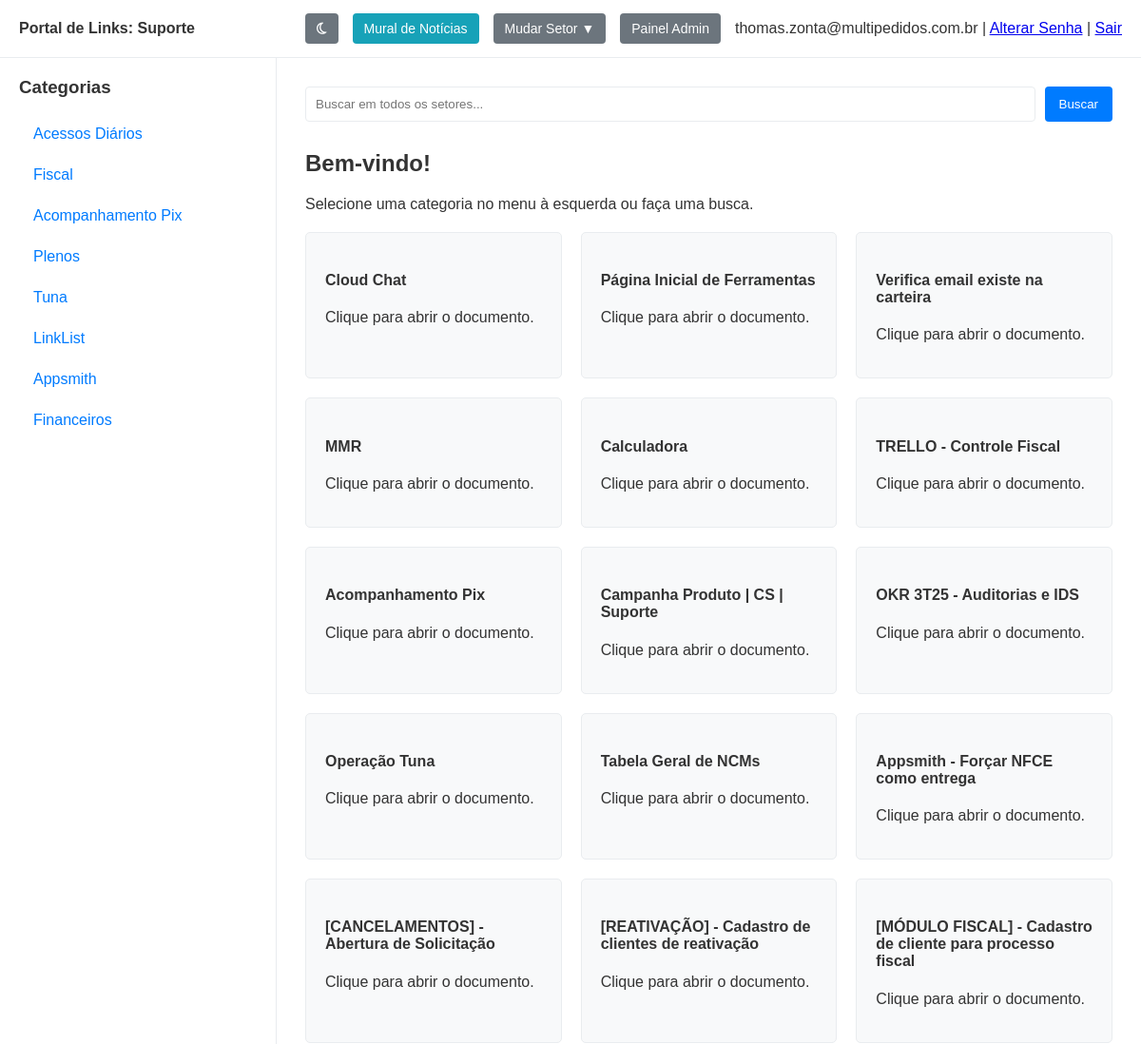
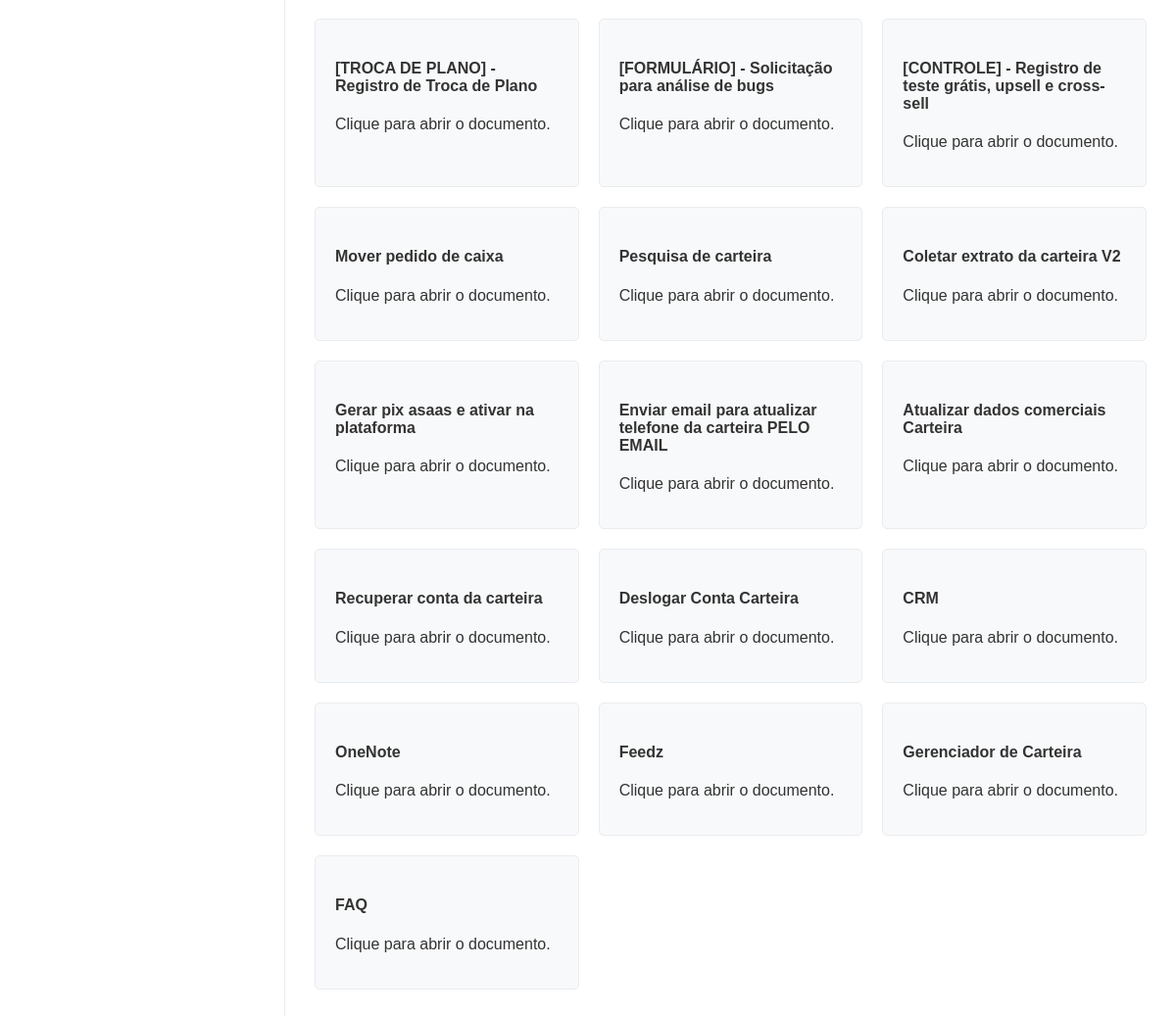
The app's page /setor/Suporte (signed in) with its own data (2 pictures, top to bottom).
### app.py (models this page shows, shortened)
class Sector(db.Model):
    id = db.Column(db.Integer, primary_key=True)
    name = db.Column(db.String(100), unique=True, nullable=False)
    order_index = db.Column(db.Integer, nullable=False, default=0) # <-- Adicionar
    subcategories = db.relationship('Subcategory', back_populates='sector', lazy=True, cascade="all, delete-orphan")
    users = db.relationship('User', secondary=user_sectors_association, lazy='subquery',
                            back_populates='sectors')
    posts = db.relationship('Post', secondary=post_sectors_association, lazy='dynamic',
                            back_populates='sectors')

class User(db.Model, UserMixin):
    id = db.Column(db.Integer, primary_key=True)
    email = db.Column(db.String(120), unique=True, nullable=False)
    password_hash = db.Column(db.String(60), nullable=False)
    is_admin = db.Column(db.Boolean, nullable=False, default=False)
    sectors = db.relationship('Sector', secondary=user_sectors_association, lazy='subquery',
                              back_populates='users')
    posts = db.relationship('Post', back_populates='author', lazy=True)

class Subcategory(db.Model):
    id = db.Column(db.Integer, primary_key=True)
    name = db.Column(db.String(100), nullable=False)
    order_index = db.Column(db.Integer, nullable=False, default=0) # <-- Adicionar
    sector_id = db.Column(db.Integer, db.ForeignKey('sector.id'), nullable=False)
    sector = db.relationship('Sector', back_populates='subcategories')
    links = db.relationship('Link', back_populates='subcategory', lazy=True, cascade="all, delete-orphan")

class Link(db.Model):
    id = db.Column(db.Integer, primary_key=True)
    name = db.Column(db.String(200), nullable=False)
    url = db.Column(db.String(500), nullable=False)
    order_index = db.Column(db.Integer, nullable=False, default=0)
    subcategory_id = db.Column(db.Integer, db.ForeignKey('subcategory.id'), nullable=False)
    subcategory = db.relationship('Subcategory', back_populates='links')

### app.py (the view)
@app.route('/setor/<sector_name>')
@login_required
def view_sector_dashboard(sector_name):
    sectors_for_dropdown = Sector.query.all() if current_user.is_admin else current_user.sectors
    current_sector = Sector.query.filter_by(name=sector_name).first_or_404()
    if not current_user.is_admin and current_sector not in current_user.sectors:
        flash('Você não tem permissão para acessar este setor.', 'danger')
        return redirect(url_for('dashboard'))
    subcategories_for_sidebar = Subcategory.query.filter_by(sector_id=current_sector.id).order_by(Subcategory.order_index).all()
    active_subcategory_name = request.args.get('view', None)
    search_term = request.args.get('search', None)
    links_to_show = []
    query = db.session.query(Link).join(Subcategory).filter(Subcategory.sector_id == current_sector.id)
    if search_term:
        active_subcategory_name = None
        links_to_show = query.filter(Link.name.ilike(f'%{search_term}%')).order_by(Link.order_index).all()
    elif active_subcategory_name:
        links_to_show = query.filter(Subcategory.name == active_subcategory_name).order_by(Link.order_index).all()
    else:
        links_to_show = query.order_by(Link.order_index).all()
    return render_template('dashboard.html',
                           sectors_for_dropdown=sectors_for_dropdown,
                           current_sector=current_sector,
                           subcategories=subcategories_for_sidebar,
                           active_subcategory_name=active_subcategory_name,
                           links_to_show=links_to_show,
                           search_term=search_term)

### app.py (called while the page is built)
@login_manager.user_loader
def load_user(user_id):
    return db.session.get(User, int(user_id))

### templates/dashboard.html (shortened to what this page needs)
<!DOCTYPE html>
<html lang="pt-br">
<head>
    <link rel="stylesheet" href="https://cdnjs.cloudflare.com/ajax/libs/font-awesome/4.7.0/css/font-awesome.min.css">
</head>
<body>
    <header class="header">
        <div class="header-left">
            Portal de Links: <strong>{{ current_sector.name }}</strong>
        </div>
        <div class="header-right">
            <a href="#" id="darkModeToggleUser" class="admin-button" title="Alternar Modo Escuro"><i class="fa fa-moon-o"></i></a>
            <a href="{{ url_for('view_sector_home', sector_name=current_sector.name) }}" class="admin-button" style="background-color: #17a2b8;">Mural de Notícias</a>
            {% if current_user.is_admin or current_user.sectors|length > 1 %}
            <div class="sector-dropdown">
                <button>Mudar Setor ▼</button>
            </div>
            {% endif %}
            {% if current_user.is_admin %}
            <a href="{{ url_for('admin.index') }}" class="admin-button">Painel Admin</a>
            {% endif %}
            <div class="user-info">
                {{ current_user.email }} |
                <a href="{{ url_for('change_password') }}">Alterar Senha</a> |
                <a href="{{ url_for('logout') }}">Sair</a>
            </div>
        </div>
    </header>
    <div class="page-container">
        <aside class="sidebar">
            <h3>Categorias</h3>
            <ul>
                {% for subcategory in subcategories %}
                    <li>
                        <a href="{{ url_for('view_sector_dashboard', sector_name=current_sector.name, view=subcategory.name) }}"
                           class="{{ 'active' if subcategory.name == active_subcategory_name else '' }}">
                            {{ subcategory.name }}
                        </a>
                    </li>
                {% endfor %}
            </ul>
        </aside>
        <main class="main-content">
            <form method="GET" action="{{ url_for('view_sector_dashboard', sector_name=current_sector.name) }}" class="search-form">
                <input type="search" name="search" placeholder="Buscar em {{ 'todos os setores' if current_user.is_admin else 'seus setores' }}..." value="{{ search_term or '' }}">
                <button type="submit">Buscar</button>
            </form>
            {% if search_term %}
                <h2>Resultados da busca por: "{{ search_term }}"</h2>
            {% elif active_subcategory_name %}
                <h2>{{ active_subcategory_name }}</h2>
            {% else %}
                <h2>Bem-vindo!</h2>
                <p>Selecione uma categoria no menu à esquerda ou faça uma busca.</p>
            {% endif %}
            {% if links_to_show %}
                <div class="link-grid">
                    {% for link in links_to_show %}
                        <a href="{{ link.url }}" target="_blank" class="link-card">
                            <h4>{{ link.name }}</h4>
                            <p>Clique para abrir o documento.</p>
                        </a>
                    {% endfor %}
                </div>
            {% elif search_term %}
                <p>Nenhum link encontrado com o termo buscado.</p>
            {% endif %}
        </main>
    </div>
</body>
</html>

### templates/dashboard.html (style rules this page uses)
:root { --bg-color: #f4f4f9; --sidebar-bg: #ffffff; --header-bg: #ffffff; --main-content-bg: #ffffff; --text-color: #333; --link-color: #007bff; --active-link-bg: #007bff; --active-link-text: #ffffff; --border-color: #e9ecef; }
body { font-family: sans-serif; background-color: var(--bg-color); color: var(--text-color); margin: 0; display: flex; flex-direction: column; height: 100vh; transition: background-color 0.2s, color 0.2s; }
.header { background-color: var(--header-bg); padding: 0 20px; border-bottom: 1px solid var(--border-color); display: flex; justify-content: space-between; align-items: center; height: 60px; flex-shrink: 0; }
.header-left { font-weight: bold; }
.header-right { display: flex; align-items: center; gap: 15px; }
.sector-dropdown { position: relative; display: inline-block; }
.sector-dropdown button, .admin-button { background-color: #6c757d; color: white; padding: 8px 12px; border: none; border-radius: 4px; cursor: pointer; text-decoration: none; font-size: 14px; }
.page-container { display: flex; flex-grow: 1; overflow: hidden; }
.sidebar { background-color: var(--sidebar-bg); width: 250px; padding: 20px; border-right: 1px solid var(--border-color); flex-shrink: 0; overflow-y: auto; }
.sidebar h3 { margin-top: 0; }
.sidebar ul { list-style: none; padding: 0; }
.sidebar ul li a { display: block; padding: 10px 15px; text-decoration: none; color: var(--link-color); border-radius: 4px; margin-bottom: 5px; }
.main-content { background-color: var(--main-content-bg); padding: 30px; flex-grow: 1; overflow-y: auto; }
.link-grid { display: grid; grid-template-columns: repeat(auto-fill, minmax(250px, 1fr)); gap: 20px; margin-top: 20px; }
.link-card { display: block; padding: 20px; background-color: #f8f9fa; border: 1px solid var(--border-color); border-radius: 5px; text-decoration: none; color: var(--text-color); transition: transform 0.2s, box-shadow 0.2s; }
.search-form { display: flex; gap: 10px; margin-bottom: 30px; }
.search-form input { flex-grow: 1; padding: 10px; border: 1px solid var(--border-color); border-radius: 4px; }
.search-form button { padding: 10px 15px; border: none; background-color: var(--link-color); color: white; border-radius: 4px; cursor: pointer; }

### records on screen
Sector: name "Suporte"
User: email "thomas.zonta@multipedidos.com.br", search "Buscar em todos os setores..."
Subcategory: name "Acessos Diários"
Subcategory: name "Fiscal"
Subcategory: name "Acompanhamento Pix"
Subcategory: name "Plenos"
Subcategory: name "Tuna"
Subcategory: name "LinkList"
Subcategory: name "Appsmith"
Subcategory: name "Financeiros"
Link: name "Cloud Chat"
Link: name "Página Inicial de Ferramentas"
Link: name "Verifica email existe na carteira"
Link: name "MMR"
Link: name "Calculadora"
Link: name "TRELLO - Controle Fiscal"
Link: name "Acompanhamento Pix"
Link: name "Campanha Produto | CS | Suporte"
Link: name "OKR 3T25 - Auditorias e IDS"
Link: name "Operação Tuna"
Link: name "Tabela Geral de NCMs"
Link: name "Appsmith - Forçar NFCE como entrega"
Link: name "[CANCELAMENTOS] - Abertura de Solicitação"
Link: name "[REATIVAÇÃO] - Cadastro de clientes de reativação"
Link: name "[MÓDULO FISCAL] - Cadastro de cliente para processo fiscal"
Link: name "[TROCA DE PLANO] - Registro de Troca de Plano"
Link: name "[FORMULÁRIO] - Solicitação para análise de bugs"
Link: name "[CONTROLE] - Registro de teste grátis, upsell e cross-sell"
Link: name "Mover pedido de caixa"
Link: name "Pesquisa de carteira"
Link: name "Coletar extrato da carteira V2"
Link: name "Gerar pix asaas e ativar na plataforma"
Link: name "Enviar email para atualizar telefone da carteira PELO EMAIL"
Link: name "Atualizar dados comerciais Carteira"
Link: name "Recuperar conta da carteira"
Link: name "Deslogar Conta Carteira"
Link: name "CRM"
Link: name "OneNote"
Link: name "Feedz"
Link: name "Gerenciador de Carteira"
Link: name "FAQ"
